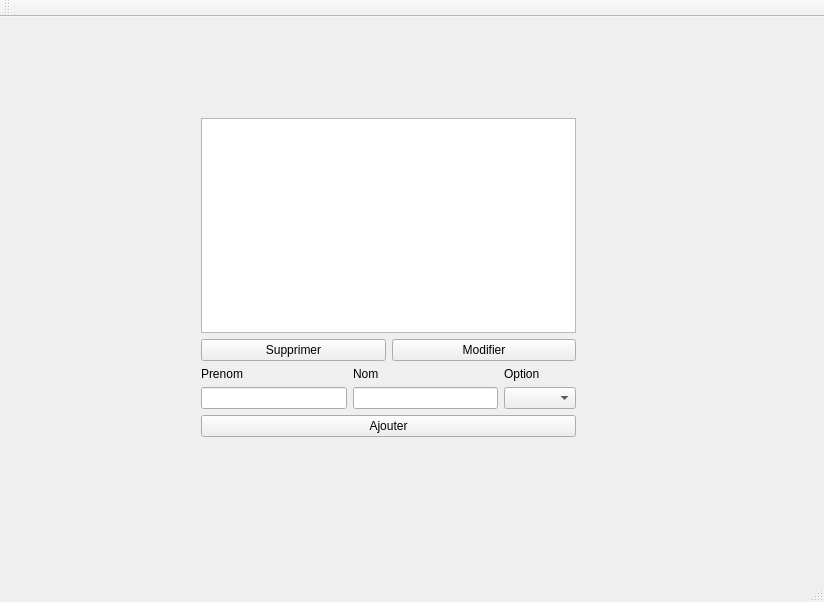
<?xml version="1.0" encoding="UTF-8"?>
<ui version="4.0">
 <class>MainWindow</class>
 <widget class="QMainWindow" name="MainWindow">
  <property name="geometry">
   <rect>
    <x>0</x>
    <y>0</y>
    <width>824</width>
    <height>602</height>
   </rect>
  </property>
  <property name="windowTitle">
   <string>MainWindow</string>
  </property>
  <widget class="QWidget" name="centralWidget">
   <widget class="QWidget" name="layoutWidget">
    <property name="geometry">
     <rect>
      <x>190</x>
      <y>90</y>
      <width>397</width>
      <height>361</height>
     </rect>
    </property>
    <layout class="QVBoxLayout" name="verticalLayout_4">
     <item>
      <widget class="QTableWidget" name="tableWidgetEtudiant">
       <property name="enabled">
        <bool>true</bool>
       </property>
       <property name="editTriggers">
        <set>QAbstractItemView::NoEditTriggers</set>
       </property>
       <property name="selectionBehavior">
        <enum>QAbstractItemView::SelectRows</enum>
       </property>
      </widget>
     </item>
     <item>
      <layout class="QHBoxLayout" name="horizontalLayout_2">
       <item>
        <widget class="QPushButton" name="pushButtonRemove">
         <property name="enabled">
          <bool>true</bool>
         </property>
         <property name="text">
          <string>Supprimer</string>
         </property>
        </widget>
       </item>
       <item>
        <widget class="QPushButton" name="pushButtonEdit">
         <property name="text">
          <string>Modifier</string>
         </property>
        </widget>
       </item>
      </layout>
     </item>
     <item>
      <layout class="QHBoxLayout" name="horizontalLayout">
       <item>
        <layout class="QVBoxLayout" name="verticalLayout">
         <item>
          <widget class="QLabel" name="labelFirstName">
           <property name="text">
            <string>Prenom</string>
           </property>
          </widget>
         </item>
         <item>
          <widget class="QLineEdit" name="lineEditFirstName"/>
         </item>
        </layout>
       </item>
       <item>
        <layout class="QVBoxLayout" name="verticalLayout_2">
         <item>
          <widget class="QLabel" name="labelLastName">
           <property name="text">
            <string>Nom</string>
           </property>
          </widget>
         </item>
         <item>
          <widget class="QLineEdit" name="lineEditLastName"/>
         </item>
        </layout>
       </item>
       <item>
        <layout class="QVBoxLayout" name="verticalLayout_3">
         <item>
          <widget class="QLabel" name="labelOption">
           <property name="text">
            <string>Option</string>
           </property>
          </widget>
         </item>
         <item>
          <widget class="QComboBox" name="comboBoxOption"/>
         </item>
        </layout>
       </item>
      </layout>
     </item>
     <item>
      <widget class="QPushButton" name="pushButtonAdd">
       <property name="text">
        <string>Ajouter</string>
       </property>
      </widget>
     </item>
     <item>
      <widget class="QLabel" name="labelErrorMessage">
       <property name="text">
        <string/>
       </property>
      </widget>
     </item>
    </layout>
   </widget>
  </widget>
  <widget class="QMenuBar" name="menuBar">
   <property name="geometry">
    <rect>
     <x>0</x>
     <y>0</y>
     <width>824</width>
     <height>25</height>
    </rect>
   </property>
  </widget>
  <widget class="QToolBar" name="mainToolBar">
   <attribute name="toolBarArea">
    <enum>TopToolBarArea</enum>
   </attribute>
   <attribute name="toolBarBreak">
    <bool>false</bool>
   </attribute>
  </widget>
  <widget class="QStatusBar" name="statusBar"/>
 </widget>
 <layoutdefault spacing="6" margin="11"/>
 <resources/>
 <connections/>
</ui>
